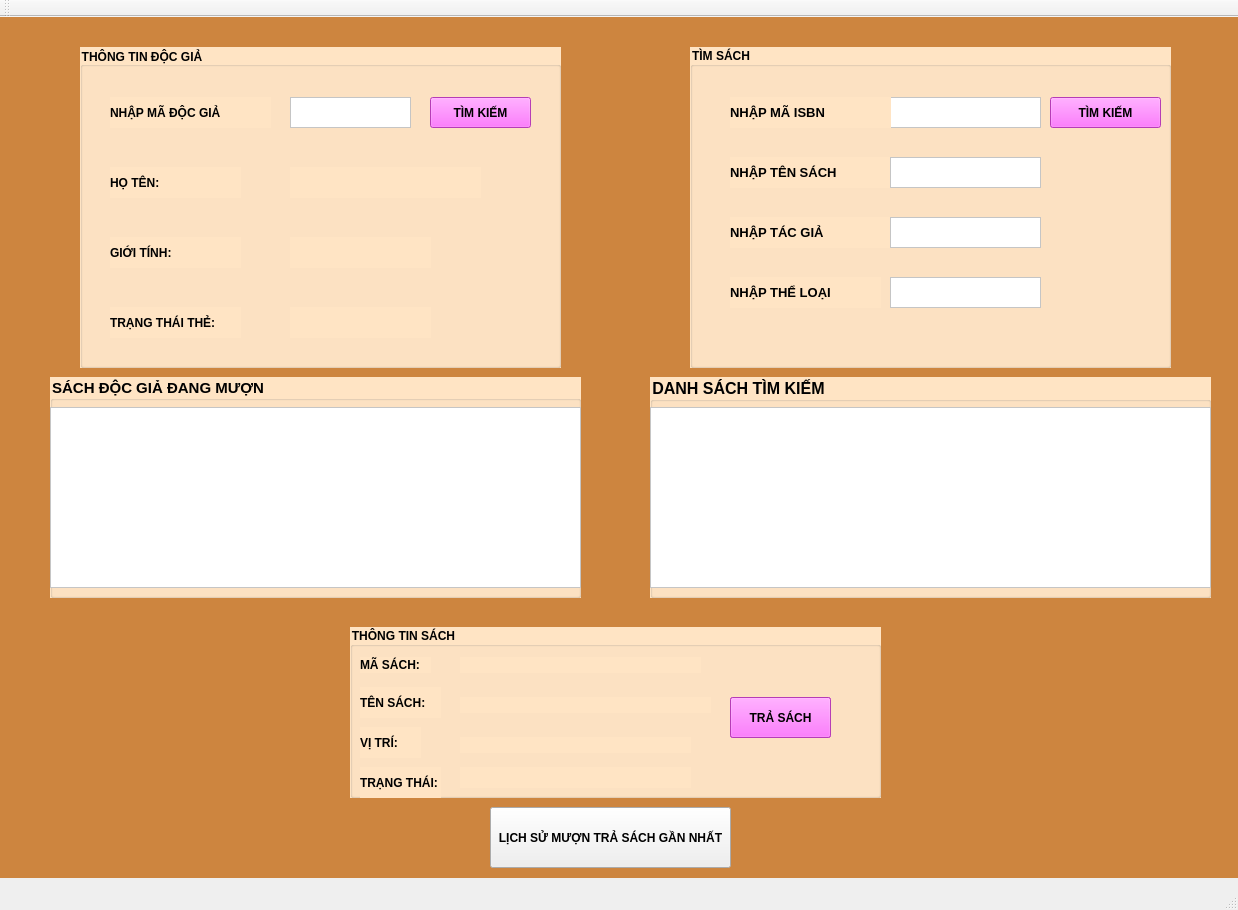
<?xml version="1.0" encoding="UTF-8"?>
<ui version="4.0">
 <class>BARbook</class>
 <widget class="QMainWindow" name="BARbook">
  <property name="geometry">
   <rect>
    <x>0</x>
    <y>0</y>
    <width>1238</width>
    <height>910</height>
   </rect>
  </property>
  <property name="windowTitle">
   <string>QUẢN LÍ MƯỢN TRẢ</string>
  </property>
  <widget class="QWidget" name="centralwidget">
   <widget class="QGroupBox" name="groupBox">
    <property name="geometry">
     <rect>
      <x>80</x>
      <y>30</y>
      <width>481</width>
      <height>321</height>
     </rect>
    </property>
    <property name="font">
     <font>
      <bold>true</bold>
     </font>
    </property>
    <property name="styleSheet">
     <string notr="true">background-color: rgb(85, 255, 0);
background-color: rgb(255, 228, 196);</string>
    </property>
    <property name="title">
     <string>THÔNG TIN ĐỘC GIẢ</string>
    </property>
    <widget class="QLabel" name="label">
     <property name="geometry">
      <rect>
       <x>30</x>
       <y>120</y>
       <width>131</width>
       <height>31</height>
      </rect>
     </property>
     <property name="font">
      <font>
       <pointsize>9</pointsize>
       <bold>true</bold>
      </font>
     </property>
     <property name="text">
      <string>HỌ TÊN:</string>
     </property>
    </widget>
    <widget class="QLabel" name="label_2">
     <property name="geometry">
      <rect>
       <x>30</x>
       <y>190</y>
       <width>131</width>
       <height>31</height>
      </rect>
     </property>
     <property name="font">
      <font>
       <pointsize>9</pointsize>
       <bold>true</bold>
      </font>
     </property>
     <property name="text">
      <string>GIỚI TÍNH:</string>
     </property>
    </widget>
    <widget class="QPlainTextEdit" name="txtinputReaderID">
     <property name="geometry">
      <rect>
       <x>210</x>
       <y>50</y>
       <width>121</width>
       <height>31</height>
      </rect>
     </property>
     <property name="font">
      <font>
       <bold>true</bold>
      </font>
     </property>
     <property name="styleSheet">
      <string notr="true">background-color: rgb(255, 255, 255);</string>
     </property>
    </widget>
    <widget class="QLabel" name="label_4">
     <property name="geometry">
      <rect>
       <x>30</x>
       <y>50</y>
       <width>161</width>
       <height>31</height>
      </rect>
     </property>
     <property name="font">
      <font>
       <pointsize>9</pointsize>
       <italic>false</italic>
       <bold>true</bold>
      </font>
     </property>
     <property name="text">
      <string>NHẬP MÃ ĐỘC GIẢ</string>
     </property>
    </widget>
    <widget class="QPushButton" name="btnFindReader">
     <property name="geometry">
      <rect>
       <x>350</x>
       <y>50</y>
       <width>101</width>
       <height>31</height>
      </rect>
     </property>
     <property name="font">
      <font>
       <bold>true</bold>
      </font>
     </property>
     <property name="styleSheet">
      <string notr="true">background-color: rgb(255, 0, 255);
background-color: rgb(255, 85, 255);</string>
     </property>
     <property name="text">
      <string>TÌM KIẾM</string>
     </property>
    </widget>
    <widget class="QLabel" name="lbName">
     <property name="geometry">
      <rect>
       <x>210</x>
       <y>120</y>
       <width>191</width>
       <height>31</height>
      </rect>
     </property>
     <property name="font">
      <font>
       <pointsize>10</pointsize>
       <bold>true</bold>
      </font>
     </property>
     <property name="text">
      <string/>
     </property>
    </widget>
    <widget class="QLabel" name="lbSex">
     <property name="geometry">
      <rect>
       <x>210</x>
       <y>190</y>
       <width>141</width>
       <height>31</height>
      </rect>
     </property>
     <property name="font">
      <font>
       <pointsize>10</pointsize>
       <bold>true</bold>
      </font>
     </property>
     <property name="text">
      <string/>
     </property>
    </widget>
    <widget class="QLabel" name="lbStatusReader">
     <property name="geometry">
      <rect>
       <x>210</x>
       <y>260</y>
       <width>141</width>
       <height>31</height>
      </rect>
     </property>
     <property name="font">
      <font>
       <pointsize>10</pointsize>
       <bold>true</bold>
      </font>
     </property>
     <property name="text">
      <string/>
     </property>
    </widget>
    <widget class="QLabel" name="label_3">
     <property name="geometry">
      <rect>
       <x>30</x>
       <y>260</y>
       <width>131</width>
       <height>31</height>
      </rect>
     </property>
     <property name="font">
      <font>
       <pointsize>9</pointsize>
       <bold>true</bold>
      </font>
     </property>
     <property name="text">
      <string>TRẠNG THÁI THẺ:</string>
     </property>
    </widget>
   </widget>
   <widget class="QGroupBox" name="groupBox_2">
    <property name="geometry">
     <rect>
      <x>50</x>
      <y>360</y>
      <width>531</width>
      <height>221</height>
     </rect>
    </property>
    <property name="font">
     <font>
      <pointsize>11</pointsize>
      <bold>true</bold>
     </font>
    </property>
    <property name="styleSheet">
     <string notr="true">background-color: rgb(255, 228, 196);</string>
    </property>
    <property name="title">
     <string>SÁCH ĐỘC GIẢ ĐANG MƯỢN</string>
    </property>
    <widget class="QTableView" name="tableBookBorrow">
     <property name="geometry">
      <rect>
       <x>0</x>
       <y>30</y>
       <width>531</width>
       <height>181</height>
      </rect>
     </property>
     <property name="font">
      <font>
       <bold>true</bold>
      </font>
     </property>
     <property name="styleSheet">
      <string notr="true">background-color: rgb(255, 255, 255);</string>
     </property>
    </widget>
   </widget>
   <widget class="QGroupBox" name="groupBox_3">
    <property name="geometry">
     <rect>
      <x>690</x>
      <y>30</y>
      <width>481</width>
      <height>321</height>
     </rect>
    </property>
    <property name="font">
     <font>
      <bold>true</bold>
     </font>
    </property>
    <property name="styleSheet">
     <string notr="true">background-color: rgb(255, 228, 196);</string>
    </property>
    <property name="title">
     <string>TÌM SÁCH</string>
    </property>
    <widget class="QLabel" name="label_5">
     <property name="geometry">
      <rect>
       <x>40</x>
       <y>110</y>
       <width>161</width>
       <height>31</height>
      </rect>
     </property>
     <property name="font">
      <font>
       <pointsize>10</pointsize>
       <bold>true</bold>
      </font>
     </property>
     <property name="text">
      <string>NHẬP TÊN SÁCH</string>
     </property>
    </widget>
    <widget class="QLabel" name="label_6">
     <property name="geometry">
      <rect>
       <x>40</x>
       <y>170</y>
       <width>161</width>
       <height>31</height>
      </rect>
     </property>
     <property name="font">
      <font>
       <pointsize>10</pointsize>
       <bold>true</bold>
      </font>
     </property>
     <property name="text">
      <string>NHẬP TÁC GIẢ</string>
     </property>
    </widget>
    <widget class="QPlainTextEdit" name="txtinputISBN">
     <property name="geometry">
      <rect>
       <x>200</x>
       <y>50</y>
       <width>151</width>
       <height>31</height>
      </rect>
     </property>
     <property name="font">
      <font>
       <bold>true</bold>
      </font>
     </property>
     <property name="styleSheet">
      <string notr="true">background-color: rgb(255, 255, 255);</string>
     </property>
    </widget>
    <widget class="QLabel" name="label_7">
     <property name="geometry">
      <rect>
       <x>40</x>
       <y>50</y>
       <width>161</width>
       <height>31</height>
      </rect>
     </property>
     <property name="font">
      <font>
       <pointsize>10</pointsize>
       <bold>true</bold>
      </font>
     </property>
     <property name="text">
      <string>NHẬP MÃ ISBN</string>
     </property>
    </widget>
    <widget class="QPushButton" name="btnFindHeadBook">
     <property name="geometry">
      <rect>
       <x>360</x>
       <y>50</y>
       <width>111</width>
       <height>31</height>
      </rect>
     </property>
     <property name="font">
      <font>
       <bold>true</bold>
      </font>
     </property>
     <property name="styleSheet">
      <string notr="true">background-color: rgb(255, 85, 255);</string>
     </property>
     <property name="text">
      <string>TÌM KIẾM</string>
     </property>
    </widget>
    <widget class="QLabel" name="label_8">
     <property name="geometry">
      <rect>
       <x>40</x>
       <y>230</y>
       <width>151</width>
       <height>31</height>
      </rect>
     </property>
     <property name="font">
      <font>
       <pointsize>10</pointsize>
       <bold>true</bold>
      </font>
     </property>
     <property name="text">
      <string>NHẬP THỂ LOẠI</string>
     </property>
    </widget>
    <widget class="QPlainTextEdit" name="txtinputBookName">
     <property name="geometry">
      <rect>
       <x>200</x>
       <y>110</y>
       <width>151</width>
       <height>31</height>
      </rect>
     </property>
     <property name="font">
      <font>
       <bold>true</bold>
      </font>
     </property>
     <property name="styleSheet">
      <string notr="true">background-color: rgb(255, 255, 255);</string>
     </property>
    </widget>
    <widget class="QPlainTextEdit" name="txtinputAuthor">
     <property name="geometry">
      <rect>
       <x>200</x>
       <y>170</y>
       <width>151</width>
       <height>31</height>
      </rect>
     </property>
     <property name="font">
      <font>
       <bold>true</bold>
      </font>
     </property>
     <property name="styleSheet">
      <string notr="true">background-color: rgb(255, 255, 255);</string>
     </property>
    </widget>
    <widget class="QPlainTextEdit" name="txtinputTypeBook">
     <property name="geometry">
      <rect>
       <x>200</x>
       <y>230</y>
       <width>151</width>
       <height>31</height>
      </rect>
     </property>
     <property name="font">
      <font>
       <bold>true</bold>
      </font>
     </property>
     <property name="styleSheet">
      <string notr="true">background-color: rgb(255, 255, 255);</string>
     </property>
    </widget>
   </widget>
   <widget class="QGroupBox" name="groupBox_4">
    <property name="geometry">
     <rect>
      <x>650</x>
      <y>360</y>
      <width>561</width>
      <height>221</height>
     </rect>
    </property>
    <property name="font">
     <font>
      <pointsize>12</pointsize>
      <bold>true</bold>
     </font>
    </property>
    <property name="styleSheet">
     <string notr="true">background-color: rgb(255, 228, 196);</string>
    </property>
    <property name="title">
     <string>DANH SÁCH TÌM KIẾM</string>
    </property>
    <widget class="QTableView" name="tableListBook">
     <property name="geometry">
      <rect>
       <x>0</x>
       <y>30</y>
       <width>561</width>
       <height>181</height>
      </rect>
     </property>
     <property name="font">
      <font>
       <bold>true</bold>
      </font>
     </property>
     <property name="styleSheet">
      <string notr="true">background-color: rgb(255, 255, 255);</string>
     </property>
    </widget>
   </widget>
   <widget class="QGroupBox" name="groupBox_5">
    <property name="geometry">
     <rect>
      <x>350</x>
      <y>610</y>
      <width>531</width>
      <height>171</height>
     </rect>
    </property>
    <property name="font">
     <font>
      <bold>true</bold>
     </font>
    </property>
    <property name="styleSheet">
     <string notr="true">background-color: rgb(255, 228, 196);</string>
    </property>
    <property name="title">
     <string>THÔNG TIN SÁCH</string>
    </property>
    <widget class="QLabel" name="label_9">
     <property name="geometry">
      <rect>
       <x>10</x>
       <y>30</y>
       <width>71</width>
       <height>16</height>
      </rect>
     </property>
     <property name="font">
      <font>
       <bold>true</bold>
      </font>
     </property>
     <property name="text">
      <string>MÃ SÁCH:</string>
     </property>
    </widget>
    <widget class="QLabel" name="label_11">
     <property name="geometry">
      <rect>
       <x>10</x>
       <y>60</y>
       <width>81</width>
       <height>31</height>
      </rect>
     </property>
     <property name="font">
      <font>
       <bold>true</bold>
      </font>
     </property>
     <property name="text">
      <string>TÊN SÁCH:</string>
     </property>
    </widget>
    <widget class="QLabel" name="label_12">
     <property name="geometry">
      <rect>
       <x>10</x>
       <y>100</y>
       <width>61</width>
       <height>31</height>
      </rect>
     </property>
     <property name="font">
      <font>
       <bold>true</bold>
      </font>
     </property>
     <property name="text">
      <string>VỊ TRÍ:</string>
     </property>
    </widget>
    <widget class="QLabel" name="label_13">
     <property name="geometry">
      <rect>
       <x>10</x>
       <y>140</y>
       <width>81</width>
       <height>31</height>
      </rect>
     </property>
     <property name="font">
      <font>
       <bold>true</bold>
      </font>
     </property>
     <property name="text">
      <string>TRẠNG THÁI:</string>
     </property>
    </widget>
    <widget class="QPushButton" name="btnBorrowBook">
     <property name="geometry">
      <rect>
       <x>380</x>
       <y>70</y>
       <width>101</width>
       <height>41</height>
      </rect>
     </property>
     <property name="font">
      <font>
       <bold>true</bold>
      </font>
     </property>
     <property name="styleSheet">
      <string notr="true">background-color: rgb(255, 0, 255);
background-color: rgb(255, 85, 255);</string>
     </property>
     <property name="text">
      <string>MƯỢN SÁCH</string>
     </property>
    </widget>
    <widget class="QPushButton" name="btnReturnBook">
     <property name="geometry">
      <rect>
       <x>380</x>
       <y>70</y>
       <width>101</width>
       <height>41</height>
      </rect>
     </property>
     <property name="font">
      <font>
       <bold>true</bold>
      </font>
     </property>
     <property name="styleSheet">
      <string notr="true">background-color: rgb(255, 85, 255);</string>
     </property>
     <property name="text">
      <string>TRẢ SÁCH</string>
     </property>
    </widget>
    <widget class="QLabel" name="lbIDBook">
     <property name="geometry">
      <rect>
       <x>110</x>
       <y>30</y>
       <width>241</width>
       <height>16</height>
      </rect>
     </property>
     <property name="font">
      <font>
       <bold>true</bold>
      </font>
     </property>
     <property name="text">
      <string/>
     </property>
    </widget>
    <widget class="QLabel" name="lbBookName">
     <property name="geometry">
      <rect>
       <x>110</x>
       <y>70</y>
       <width>251</width>
       <height>16</height>
      </rect>
     </property>
     <property name="font">
      <font>
       <bold>true</bold>
      </font>
     </property>
     <property name="text">
      <string/>
     </property>
    </widget>
    <widget class="QLabel" name="lbBookLocation">
     <property name="geometry">
      <rect>
       <x>110</x>
       <y>110</y>
       <width>231</width>
       <height>16</height>
      </rect>
     </property>
     <property name="font">
      <font>
       <bold>true</bold>
      </font>
     </property>
     <property name="text">
      <string/>
     </property>
    </widget>
    <widget class="QLabel" name="lbBookStatus">
     <property name="geometry">
      <rect>
       <x>110</x>
       <y>140</y>
       <width>231</width>
       <height>21</height>
      </rect>
     </property>
     <property name="font">
      <font>
       <bold>true</bold>
      </font>
     </property>
     <property name="text">
      <string/>
     </property>
    </widget>
   </widget>
   <widget class="QLabel" name="label_14">
    <property name="geometry">
     <rect>
      <x>0</x>
      <y>0</y>
      <width>1241</width>
      <height>861</height>
     </rect>
    </property>
    <property name="styleSheet">
     <string notr="true">
background-color: rgb(205, 133, 63);</string>
    </property>
    <property name="text">
     <string/>
    </property>
   </widget>
   <widget class="QPushButton" name="pushButton">
    <property name="geometry">
     <rect>
      <x>490</x>
      <y>790</y>
      <width>241</width>
      <height>61</height>
     </rect>
    </property>
    <property name="font">
     <font>
      <bold>true</bold>
     </font>
    </property>
    <property name="text">
     <string>LỊCH SỬ MƯỢN TRẢ SÁCH GẦN NHẤT</string>
    </property>
   </widget>
   <zorder>label_14</zorder>
   <zorder>groupBox</zorder>
   <zorder>groupBox_2</zorder>
   <zorder>groupBox_3</zorder>
   <zorder>groupBox_4</zorder>
   <zorder>groupBox_5</zorder>
   <zorder>pushButton</zorder>
  </widget>
  <widget class="QStatusBar" name="statusbar"/>
  <widget class="QToolBar" name="toolBar">
   <property name="windowTitle">
    <string>toolBar</string>
   </property>
   <attribute name="toolBarArea">
    <enum>TopToolBarArea</enum>
   </attribute>
   <attribute name="toolBarBreak">
    <bool>false</bool>
   </attribute>
  </widget>
 </widget>
 <resources/>
 <connections/>
</ui>
